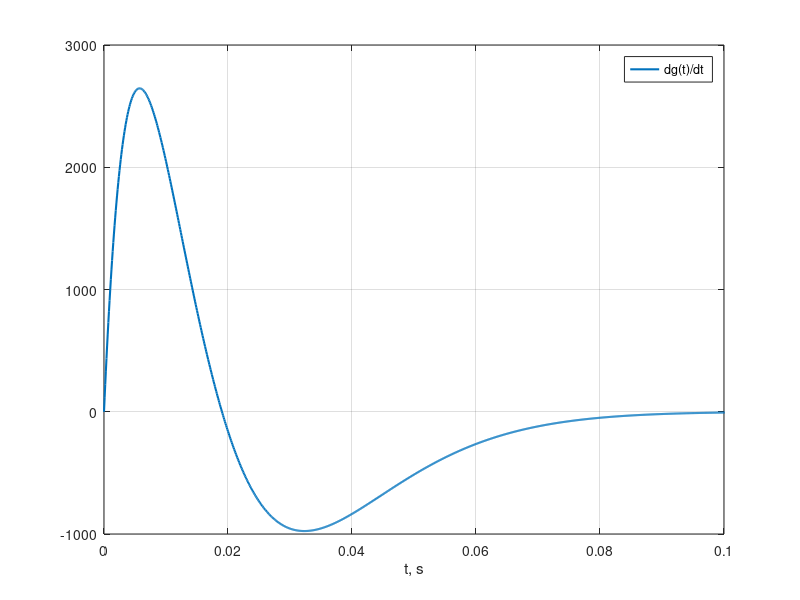

Source code (MATLAB): (Note: this script raises an error after producing the figure.)
close all;
clear variables;
clc;
pFolder = 'TEST_Munk/';

% Load config and run the computation


% source function

dt = 10^(-4);
Tmax = 1;
tt = 0:dt:Tmax;

alph = 40;
bet = 100;
m = alph/bet;

%aa = (bet^2+alph^2)/alph;
phi = pi/2;
aa = (bet^2)*(m^2+1)/( m*cos(phi) - sin(phi)*m^2 );


ft_s = aa*exp(-bet*tt).*(-sin(alph*tt + phi) + m*cos(alph*tt + phi) + sin(phi) )  ;


figure;
plot(tt,ft_s,'linewidth',1.5);
grid on;
legend('dg(t)/dt');
xlabel('t, s');
xlim([0 0.1]);

dlmwrite([pFolder 'ft.txt'],[tt.' ft_s.'],'delimiter','\t','precision',8);

z = 0:2:4000;
zbar = 2*(z-1300)/1300;
eps = 0.00737;
c = 1500*(1 + eps*(zbar - 1 + exp(-zbar)));

dlmwrite([pFolder 'hydrology/0.hydr'],[z.' c.'],'delimiter','\t','precision',8);

figure;
plot(z,c,'linewidth',2);
grid on;       





zr = 2000;
R = 10000*(1:5);

%R = [50000 75000];
%R = [5000];
cmax = 1560;

% its OK! But use another value for c0 in RAMs

[t_r pt_r] = RunModelPulse(pFolder, zr, R,cmax);


for ii = 1:length(R)
    
    dlmwrite([pFolder int2str(R(ii)) '_3D_rams.txt'],[t_r(:,ii) pt_r(:,ii)],'delimiter','\t','precision',8);
       

    
end;


